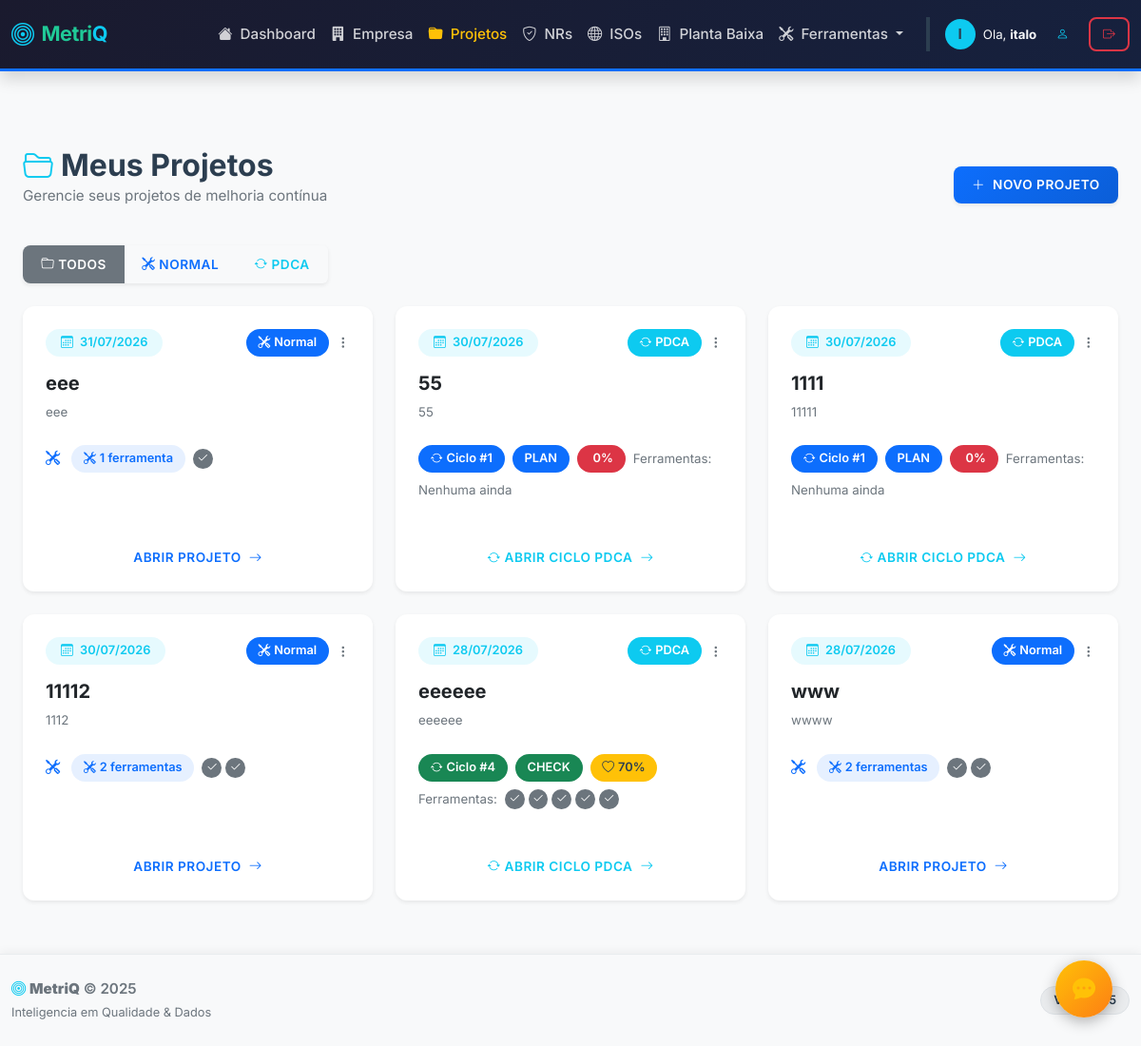
Page /projetos (signed in) on the committed database.
### qualidade_flask/models.py (models this page shows, shortened)
class User(UserMixin, db.Model):
    id = db.Column(db.Integer, primary_key=True)
    username = db.Column(db.String(100), unique=True, nullable=False)
    password = db.Column(db.String(255), nullable=False)
    nome_completo = db.Column(db.String(200), default='')
    email = db.Column(db.String(150), default='')
    telefone = db.Column(db.String(20), default='')
    cargo = db.Column(db.String(100), default='')
    data_cadastro = db.Column(db.DateTime, default=datetime.now)
    analises = db.relationship('Analise', backref='dono', lazy=True)
    empresas = db.relationship('Empresa', backref='usuario', lazy=True)

class Projeto(db.Model):
    id = db.Column(db.Integer, primary_key=True)
    nome = db.Column(db.String(100), nullable=False)
    objetivo = db.Column(db.Text, nullable=False)
    data_criacao = db.Column(db.DateTime, default=datetime.now)
    user_id = db.Column(db.Integer, db.ForeignKey('user.id'), nullable=False)
    empresa_id = db.Column(db.Integer, db.ForeignKey('empresa.id'), nullable=True)
    tipo = db.Column(db.String(20), default='normal')
    fase_atual = db.Column(db.String(20), default='plan')
    ciclo_atual = db.Column(db.Integer, default=1)
    documento_padronizacao = db.Column(db.JSON, nullable=True)
    data_conclusao_ciclo = db.Column(db.DateTime, nullable=True)
    ferramentas = db.relationship('ProjetoFerramenta', backref='projeto', lazy=True, cascade="all, delete-orphan")
    ciclos_historicos = db.relationship('CicloHistorico', backref='projeto', lazy=True, cascade="all, delete-orphan", order_by="CicloHistorico.ciclo")

class ProjetoFerramenta(db.Model):
    id = db.Column(db.Integer, primary_key=True)
    projeto_id = db.Column(db.Integer, db.ForeignKey('projeto.id'), nullable=False)
    tipo = db.Column(db.String(50), nullable=False)
    dados = db.Column(db.JSON)
    analise_ia = db.Column(db.Text)
    data_criacao = db.Column(db.DateTime, default=datetime.now)

### qualidade_flask/blueprints/projects.py (the view)
@projects.route('/projetos')
@login_required
def lista_projetos():
    try:
        tipo_filtro = request.args.get('tipo')
        query = Projeto.query.filter_by(user_id=current_user.id)
        if tipo_filtro in ('normal', 'pdca'):
            query = query.filter_by(tipo=tipo_filtro)
        meus_projetos = query.order_by(Projeto.data_criacao.desc()).all()
        empresas = Empresa.query.filter_by(user_id=current_user.id).order_by(Empresa.razao_social).all()
        return render_template('projetos/lista.html', projetos=meus_projetos, empresas=empresas)
    except Exception as e:
        import traceback
        print(f"ERRO em lista_projetos: {str(e)}")
        print(traceback.format_exc())
        flash(f'Erro ao carregar projetos: {str(e)}', 'danger')
        return render_template('projetos/lista.html', projetos=[])

### qualidade_flask/templates/projetos/lista.html (shortened to what this page needs)
{% extends "base.html" %}
{% block content %}
<div class="container py-4">
    <div class="d-flex justify-content-between align-items-center mb-4">
        <div>
            <h2 class="fw-bold mb-0"><i class="bi bi-folder2-open text-info me-2"></i>Meus Projetos</h2>
            <p class="text-muted">Gerencie seus projetos de melhoria contínua</p>
        </div>
        <button type="button" class="btn btn-primary shadow-sm" data-bs-toggle="modal" data-bs-target="#novoProjetoModal">
            <i class="bi bi-plus-lg me-2"></i>Novo Projeto
        </button>
    </div>
    <div class="btn-group mb-4 shadow-sm" role="group" aria-label="Filtro de tipo">
        <a href="{{ url_for('projects.lista_projetos') }}" class="btn btn-outline-secondary {% if not request.args.get('tipo') %}active{% endif %}">
            <i class="bi bi-folder me-1"></i>Todos
        </a>
        <a href="{{ url_for('projects.lista_projetos', tipo='normal') }}" class="btn btn-outline-primary {% if request.args.get('tipo') == 'normal' %}active{% endif %}">
            <i class="bi bi-tools me-1"></i>Normal
        </a>
        <a href="{{ url_for('projects.lista_projetos', tipo='pdca') }}" class="btn btn-outline-info {% if request.args.get('tipo') == 'pdca' %}active{% endif %}">
            <i class="bi bi-arrow-repeat me-1"></i>PDCA
        </a>
    </div>
    <div class="row g-4">
        {% if projetos %}
            {% for projeto in projetos %}
            <div class="col-md-4">
                <div class="card h-100 border-0 shadow-sm hover-shadow transition">
                    <div class="card-body">
                        <div class="d-flex justify-content-between align-items-start mb-3">
                            <span class="badge bg-info bg-opacity-10 text-info px-3 py-2">
                                <i class="bi bi-calendar3 me-1"></i> {{ projeto.data_criacao.strftime('%d/%m/%Y') }}
                            </span>
                            <div class="d-flex align-items-center gap-2">
                                {% if projeto.tipo == 'pdca' %}
                                    <span class="badge bg-info rounded-pill"><i class="bi bi-arrow-repeat me-1"></i>PDCA</span>
                                {% else %}
                                    <span class="badge bg-primary rounded-pill"><i class="bi bi-tools me-1"></i>Normal</span>
                                {% endif %}
                                <div class="dropdown">
                                    <button class="btn btn-link text-muted p-0" data-bs-toggle="dropdown">
                                        <i class="bi bi-three-dots-vertical"></i>
                                    </button>
                                </div>
                            </div>
                        </div>
                        <h5 class="card-title fw-bold mb-2">{{ projeto.nome }}</h5>
                        <p class="card-text text-muted small mb-4 line-clamp-3">
                            {{ projeto.objetivo }}
                        </p>
                        <div class="d-flex align-items-center gap-2 mb-3 flex-wrap">
                            {% if projeto.tipo == 'pdca' %}
                                {% set fases_cores = {'plan': 'primary', 'do': 'warning', 'check': 'success', 'act': 'danger'} %}
                                <span class="badge bg-{{ fases_cores.get(projeto.fase_atual, 'secondary') }} rounded-pill">
                                    <i class="bi bi-arrow-repeat me-1"></i>Ciclo #{{ projeto.ciclo_atual }}
                                </span>
                                <span class="badge bg-{{ fases_cores.get(projeto.fase_atual, 'secondary') }} text-uppercase">
                                    {{ projeto.fase_atual }}
                                </span>
                                {% set total_ferramentas = projeto.ferramentas|length %}
                                {% set tem_padronizacao = projeto.documento_padronizacao is not none %}
                                {% set saude_pdca = total_ferramentas * 10 %}
                                {% if saude_pdca > 100 %}{% set saude_pdca = 100 %}{% endif %}
                                {% if tem_padronizacao %}{% set saude_pdca = saude_pdca + 20 %}{% endif %}
                                {% if saude_pdca > 100 %}{% set saude_pdca = 100 %}{% endif %}
                                <span class="badge {% if saude_pdca >= 80 %}bg-success{% elif saude_pdca >= 50 %}bg-warning text-dark{% else %}bg-danger{% endif %}"
                                      title="Saúde do PDCA baseado em ferramentas e padronização">
                                    <i class="bi bi-heart{% if saude_pdca < 50 %}-break{% endif %} me-1"></i>{{ saude_pdca }}%
                                </span>
                                <small class="text-muted">Ferramentas:</small>
                                <div class="d-flex gap-1">
                                    {% for f in projeto.ferramentas %}
                                        <span class="badge bg-secondary rounded-circle p-1" title="{{ f.tipo }}">
                                            <i class="bi bi-check2"></i>
                                        </span>
                                    {% endfor %}
                                    {% if not projeto.ferramentas %}
                                        <span class="text-muted small italic">Nenhuma ainda</span>
                                    {% endif %}
                                </div>
                            {% else %}
                                <i class="bi bi-tools text-primary me-1"></i>
                                <span class="badge bg-primary bg-opacity-10 text-primary">
                                    <i class="bi bi-tools me-1"></i>{{ projeto.ferramentas|length }} ferramenta{{ '' if projeto.ferramentas|length <= 1 else 's' }}
                                </span>
                                {% if projeto.ferramentas %}
                                <div class="d-flex gap-1">
                                    {% for f in projeto.ferramentas %}
                                        <span class="badge bg-secondary rounded-circle p-1" title="{{ f.tipo }}">
                                            <i class="bi bi-check2"></i>
                                        </span>
                                    {% endfor %}
                                </div>
                                {% endif %}
                            {% endif %}
                        </div>
                    </div>
                    <div class="card-footer bg-transparent border-0 pt-0 pb-3 px-3">
                        {% if projeto.tipo == 'pdca' %}
                            <a href="{{ url_for('projects.projeto_pdca', id=projeto.id) }}" class="btn btn-outline-info w-100">
                                <i class="bi bi-arrow-repeat me-1"></i>Abrir Ciclo PDCA <i class="bi bi-arrow-right ms-1"></i>
                            </a>
                        {% else %}
                            <a href="{{ url_for('projects.detalhe_projeto', id=projeto.id) }}" class="btn btn-outline-primary w-100">
                                Abrir Projeto <i class="bi bi-arrow-right ms-1"></i>
                            </a>
                        {% endif %}
                    </div>
                </div>
            </div>
            {% endfor %}
        {% endif %}
    </div>
</div>
{% endblock %}

### qualidade_flask/templates/base.html (shortened to what this page needs)
<!DOCTYPE html>
<html lang="pt-br">
<head>
    <link href="https://cdn.jsdelivr.net/npm/bootstrap@5.3.0/dist/css/bootstrap.min.css" rel="stylesheet">
    <link rel="stylesheet" href="https://cdn.jsdelivr.net/npm/bootstrap-icons@1.10.5/font/bootstrap-icons.css">
    <link rel="stylesheet" href="{{ url_for('static', filename='css/style.css') }}">
</head>
<body class="d-flex flex-column min-vh-100">
    <nav class="navbar navbar-expand-lg navbar-dark bg-dark d-print-none">
        <div class="container">
            <a class="navbar-brand fw-bold d-flex align-items-center brand-text" href="/">
                <i class="bi bi-bullseye me-2 fs-4 text-info"></i>
                <span>Metri<span class="text-info">Q</span>
            </a>
            <div class="collapse navbar-collapse" id="navbarNav">
                <ul class="navbar-nav ms-auto align-items-center">
                    <li class="nav-item">
                        <a class="nav-link {{ 'active' if request.endpoint == 'main.index' }}" href="/">
                            <i class="bi bi-house-fill me-1"></i> Dashboard
                        </a>
                    </li>
                    <li class="nav-item">
                        <a class="nav-link {{ 'active' if request.endpoint and request.endpoint.startswith('empresa') }}" href="/empresas">
                            <i class="bi bi-building-fill me-1"></i> Empresa
                        </a>
                    </li>
                    <li class="nav-item">
                        <a class="nav-link {{ 'active' if request.endpoint == 'projects.lista_projetos' }}" href="/projetos">
                            <i class="bi bi-folder-fill me-1"></i> Projetos
                        </a>
                    </li>
                    <li class="nav-item">
                        <a class="nav-link {{ 'active' if request.endpoint == 'nr.lista_nrs' }}" href="/nr">
                            <i class="bi bi-shield-check me-1"></i> NRs
                        </a>
                    </li>
                    <li class="nav-item">
                        <a class="nav-link {{ 'active' if request.endpoint == 'iso.lista_isos' }}" href="/iso">
                            <i class="bi bi-globe me-1"></i> ISOs
                        </a>
                    </li>
                    <li class="nav-item">
                        <a class="nav-link {{ 'active' if request.endpoint and request.endpoint.startswith('planta_baixa') }}" href="{{ url_for('planta_baixa.lista') }}">
                            <i class="bi bi-building me-1"></i> Planta Baixa
                        </a>
                    </li>
                    <li class="nav-item dropdown">
                        <a class="nav-link dropdown-toggle" href="#" role="button" data-bs-toggle="dropdown" aria-expanded="false">
                            <i class="bi bi-tools me-1"></i> Ferramentas
                        </a>
                    </li>
                    {% if current_user.is_authenticated %}
                        <li class="nav-item ms-lg-3 border-start border-secondary ps-lg-3 mt-2 mt-lg-0">
                            <div class="d-flex align-items-center gap-2">
                                <a href="{{ url_for('auth.perfil') }}" class="text-decoration-none d-flex align-items-center gap-2" title="Meu Perfil">
                                    <div class="rounded-circle bg-info text-dark d-flex align-items-center justify-content-center" style="width: 32px; height: 32px; font-weight: 700;">
                                        {{ current_user.username[0]|upper }}
                                    </div>
                                    <span class="text-light small">
                                        Ola, <strong>{{ current_user.nome_completo.split(' ')[0] if current_user.nome_completo else current_user.username }}</strong>
                                    </span>
                                </a>
                                <a href="{{ url_for('auth.perfil') }}" class="btn btn-sm btn-outline-info" title="Meu Perfil">
                                    <i class="bi bi-person"></i>
                                </a>
                                <a href="/logout" class="btn btn-sm btn-outline-danger" title="Sair">
                                    <i class="bi bi-box-arrow-right"></i>
                                </a>
                            </div>
                        </li>
                    {% endif %}
                </ul>
            </div>
    </nav>
    <main class="flex-grow-1">
        <div class="container mt-4">
            {% block content %}{% endblock %}
        </div>
    </main>
    <footer class="d-print-none bg-light border-top py-4 mt-auto">
        <div class="container">
            <div class="row align-items-center">
                <div class="col-md-6 text-center text-md-start">
                    <p class="mb-0 text-muted">
                        <i class="bi bi-bullseye text-info"></i>
                        <strong>MetriQ</strong> &copy; 2025
                    </p>
                    <small class="text-muted" style="font-size: 0.8rem;">Inteligencia em Qualidade & Dados</small>
                </div>
                <div class="col-md-6 text-md-end text-center mt-2 mt-md-0">
                    <span class="badge bg-secondary bg-opacity-10 text-dark border">Versao 5.5</span>
                </div>
        </div>
    </footer>
    <a id="btnFeedback" href="https://docs.google.com/forms/d/e/1FAIpQLSc6ZJWx9LMAzcBPMMdcK3FHIyoWjjz7ik7XjiTRzf5Kar_DFA/viewform?usp=sharing&ouid=112551274773752880388" target="_blank" title="Deixe seu Feedback" class="text-decoration-none">
        <i class="bi bi-chat-dots-fill text-warning fs-4"></i>
    </a>
</body>
</html>

### rows in the picture
User: username "I", nome_completo "italo"
Projeto: data_criacao "31/07/2026", tipo "normal" (drawn), nome "eee", objetivo "eee", ferramentas|length "1"
Projeto: data_criacao "30/07/2026", tipo "pdca" (drawn), nome "55", objetivo "55", ciclo_atual "1", fase_atual "PLAN", saude_pdca "0", shows "Nenhuma ainda"
Projeto: data_criacao "30/07/2026", tipo "pdca" (drawn), nome "1111", objetivo "11111", ciclo_atual "1", fase_atual "PLAN", saude_pdca "0", shows "Nenhuma ainda"
Projeto: data_criacao "30/07/2026", tipo "normal" (drawn), nome "11112", objetivo "1112", ferramentas|length "2", ferramentas "s"
Projeto: data_criacao "28/07/2026", tipo "pdca" (drawn), nome "eeeeee", objetivo "eeeeee", ciclo_atual "4", fase_atual "CHECK", saude_pdca "70"
Projeto: data_criacao "28/07/2026", tipo "normal" (drawn), nome "www", objetivo "wwww", ferramentas|length "2", ferramentas "s"
